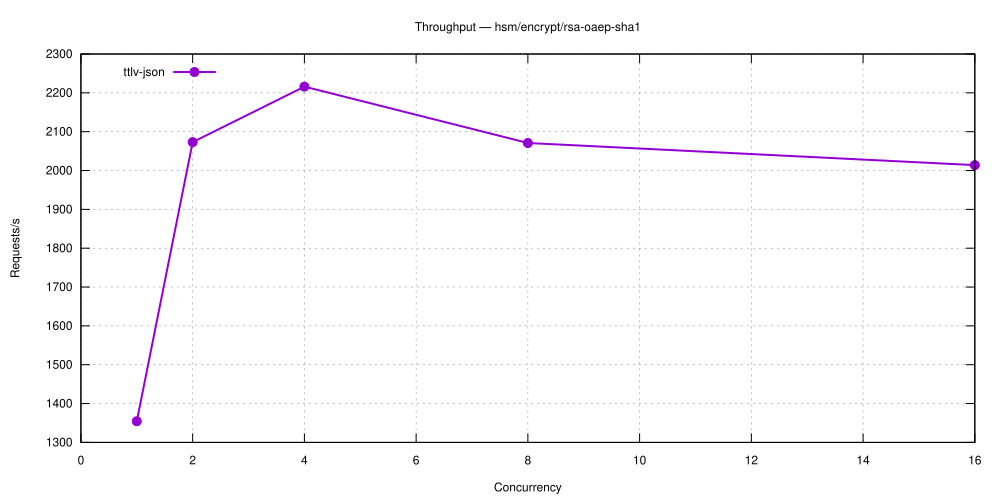

gnuplot code for this plot:
set terminal svg size 1000,500 enhanced font 'Helvetica,12'
set output 'hsm_encrypt_rsa-oaep-sha1.svg'
set title 'Throughput — hsm/encrypt/rsa-oaep-sha1'
set grid
set xlabel 'Concurrency'
set ylabel 'Requests/s'
set key top left
plot 'hsm_encrypt_rsa-oaep-sha1-5.27.0-ttlv-json.dat' using 1:2 with linespoints lw 2 pt 7 title 'ttlv-json'
